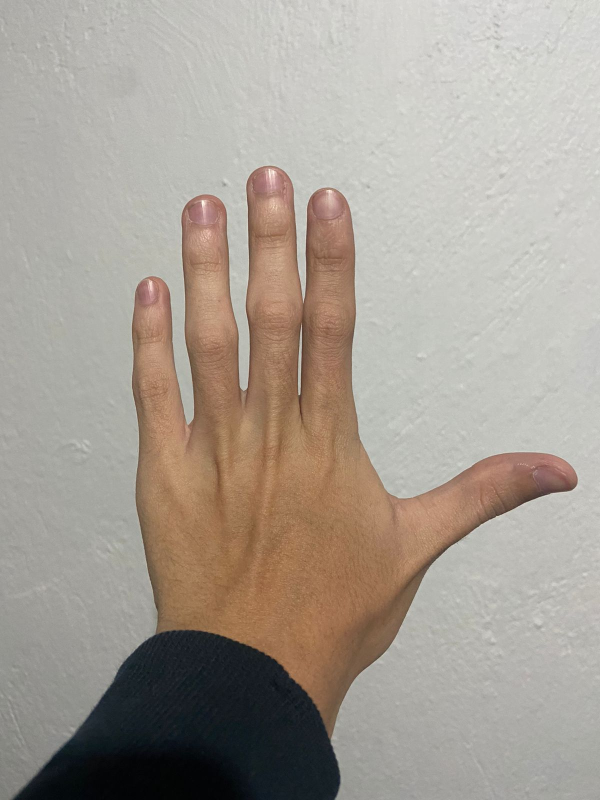
#> input picture hand.jpeg, 1200 x 1600 px, found by its file name (shown at 1/2 size)
$ python cromatizacion.py
#> lines starting #> are read from the running program, lines starting #| are printed output that depends on the picture; after the words box and inside, x2 and y2 are one past the last pixel; in counts of white or black regions, pixels touching at a corner belong together
# -*- coding: utf-8 -*-
"""
Created on Fri Feb 17 15:27:42 2023

@author: cesar la mera verga
"""

import cv2
import numpy as np
import imutils
path = r"C:\Users\cesar\Vision\hand.jpeg"
img = cv2.imread(path)
#> img is the input picture: shape (1600, 1200, 3); mean B, G, R 148.3, 158, 166.5
img = imutils.resize(img,200)
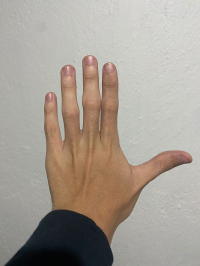
#> img: shape (266, 200, 3); mean B, G, R 148.3, 158, 166.5
img_n = np.copy(img)
img_n1 = np.copy(img)
img_n2 = np.copy(img)
img_64=np.asarray(img,dtype=np.float64)
img_brillo=np.asarray(img,dtype=np.float64)
img_brillo1=np.asarray(img,dtype=np.float64)
filas=img.shape[0]
#> filas = 266
columnas=img.shape[1]
#> columnas = 200
colores=3
imgcrom=np.zeros([filas,columnas,colores])
imgcrom1=np.zeros([filas,columnas,colores])
imgcrom2=np.zeros([filas,columnas,colores])
for x in range(filas):
    for y in range (columnas):

        img_brillo[x,y,0]=img_brillo[x,y,0]*0.4
        img_brillo[x,y,1]=img_brillo[x,y,1]*0.4
        img_brillo[x,y,2]=img_brillo[x,y,2]*0.4

        img_brillo1[x,y,0]=img_brillo1[x,y,0]*0.2
        img_brillo1[x,y,1]=img_brillo1[x,y,1]*0.2
        img_brillo1[x,y,2]=img_brillo1[x,y,2]*0.2


#Cromatizacion de la imgaen original
for i in range(img.shape[0]):
    for j in range(img.shape[1]):
        for k in range(img.shape[2]):
            imgcrom[i,j,k]=((img_64[i,j,k])/(img_64[i,j,0]+img_64[i,j,1]+img_64[i,j,2]))
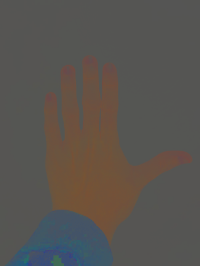
#> imgcrom: shape (266, 200, 3) float64; mean B, G, R 0.315, 0.334, 0.351

#cromatizacion de la imgagen con la imagen con imajen baja

for i in range(img.shape[0]):
    for j in range(img.shape[1]):
        for k in range(img.shape[2]):
            imgcrom1[i,j,k]=((img_brillo[i,j,k])/(img_brillo[i,j,0]+img_brillo[i,j,1]+img_brillo[i,j,2]))


for i in range(img.shape[0]):
    for j in range(img.shape[1]):
        for k in range(img.shape[2]):
            imgcrom2[i,j,k]=((img_brillo1[i,j,k])/(img_brillo1[i,j,0]+img_brillo1[i,j,1]+img_brillo1[i,j,2]))

img_brillo=np.asarray(img_brillo,dtype=np.uint8)
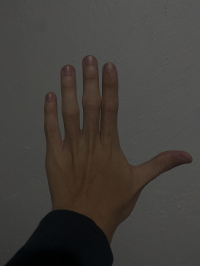
#> img_brillo: shape (266, 200, 3); mean B, G, R 58.9, 62.8, 66.2
img_brillo1=np.asarray(img_brillo1,dtype=np.uint8)
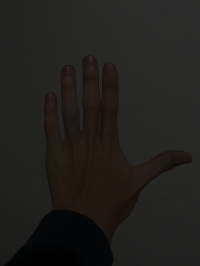
#> img_brillo1: shape (266, 200, 3); mean B, G, R 29.3, 31.2, 32.9


#Multiplicar el array por 255 para poder umbralizarlo

imgcrom=np.asarray(np.multiply(imgcrom, 255),dtype=np.uint8)
imgcrom1=np.asarray(np.multiply(imgcrom1, 255),dtype=np.uint8)
imgcrom2=np.asarray(np.multiply(imgcrom2, 255),dtype=np.uint8)
#Umbralizarla
for x in range(img.shape[0]):
    for y in range(img.shape[1]):
        if(79 <imgcrom[x,y,0]<87):
            img_n[x,y]=0
            img_n1[x,y]=0
            img_n2[x,y]=0
        else:
            img_n[x,y]=255
            img_n1[x,y]=255
            img_n2[x,y]=255
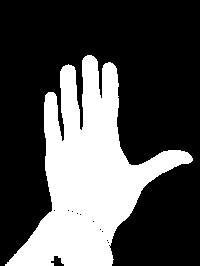
#> img_n: shape (266, 200, 3); 31% white; 1 white region, box (x1, y1, x2, y2) and area: (5, 55, 193, 266) 16517

cv2.imshow("imagen",cv2.vconcat([cv2.hconcat([img,img_brillo,img_brillo1]),cv2.hconcat([imgcrom,imgcrom1,imgcrom2]),cv2.hconcat([img_n,img_n1,img_n2])]))
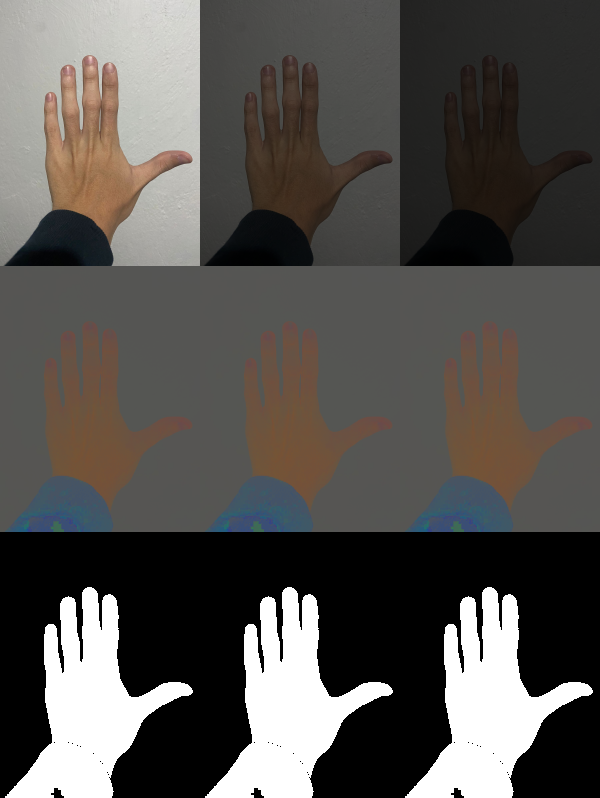
#> window 'imagen': shape (798, 600, 3); mean B, G, R 79.3, 82.6, 85.6
cv2.waitKey(0)
cv2.destroyAllWindows()

$ run again, with Cara.jpg copied over hand.jpeg
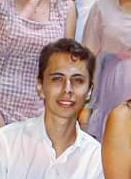
#> input picture Cara.jpg, 131 x 179 px, found by its file name
#> img is the input picture: shape (179, 131, 3); mean B, G, R 156.9, 158.6, 182.9
#> img: shape (273, 200, 3)
#> after the loop `for x in range(img.shape[0]):`:
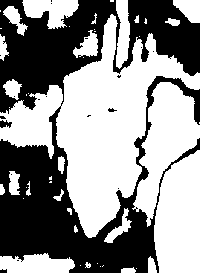
#> img_n: shape (273, 200, 3); 56.4% white; 20 black regions (16 under 20 px), largest, box (x1, y1, x2, y2) and area: (0, 0, 200, 273) 23660, (0, 120, 12, 128) 63, (0, 269, 7, 273) 23, (108, 108, 117, 112) 22
#> `cv2.imshow("imagen",cv2.vconcat([cv2.hconcat([img,img_brillo,img_brill..`:
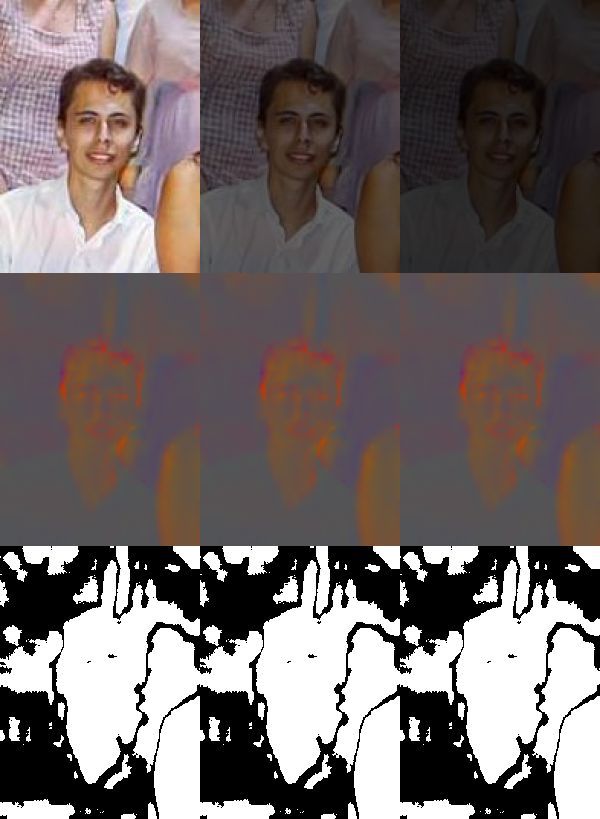
#> window 'imagen': shape (819, 600, 3); mean B, G, R 101.7, 102.7, 112.2
